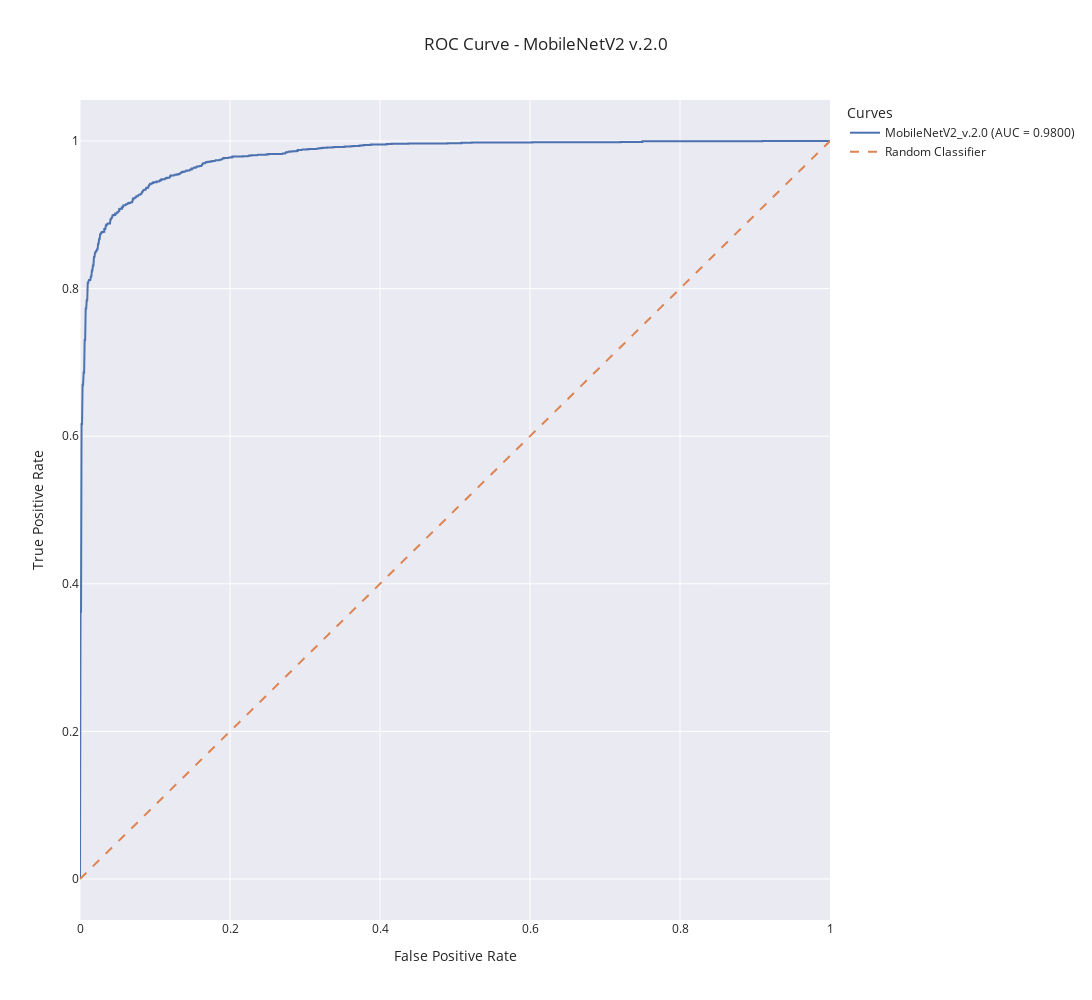

The notebook cell saved with this chart:
### Code cell
import plotly.graph_objects as go
from sklearn.metrics import auc, roc_curve

y_true = test_images.labels

# Calcular la curva ROC
fpr, tpr, thresholds = roc_curve(y_true, y_pred_prob)
roc_auc = auc(fpr, tpr)

# Graficar la curva ROC
fig = go.Figure()

# Curva ROC
fig.add_trace(
    go.Scatter(
        x=fpr, y=tpr, mode="lines", name=f"{model_name}_{version} (AUC = {roc_auc:.4f})"
    )
)

# Línea de referencia (Random Guess)
fig.add_trace(
    go.Scatter(
        x=[0, 1],
        y=[0, 1],
        mode="lines",
        name="Random Classifier",
        line=dict(dash="dash"),
    )
)

# Configurar diseño
fig.update_layout(
    # title="Receiver Operating Characteristic (ROC)",
    title=f"ROC Curve - {model_name} {version}",
    xaxis_title="False Positive Rate",
    yaxis_title="True Positive Rate",
    legend_title="Curves",
    template="seaborn",
    width=1200,
    height=1000,
)

# Mostrar la gráfica
fig.show()

### Figure 1 — Plotly figure (JSON) as saved in the notebook; plotly's stock layout.template omitted (floating-point values rounded to 4 significant figures; data arrays with more than 128 entries replaced by an {"elided": "..."} marker saying what was removed)
{"data": [{"mode": "lines", "name": "MobileNetV2_v.2.0 (AUC = 0.9800)", "type": "scatter", "x": {"elided": "663 float values"}, "y": {"elided": "663 float values"}}, {"line": {"dash": "dash"}, "mode": "lines", "name": "Random Classifier", "type": "scatter", "x": [0, 1], "y": [0, 1]}], "layout": {"height": 1000, "legend": {"title": {"text": "Curves"}}, "title": {"text": "ROC Curve - MobileNetV2 v.2.0"}, "width": 1200, "xaxis": {"title": {"text": "False Positive Rate"}}, "yaxis": {"title": {"text": "True Positive Rate"}}}}
